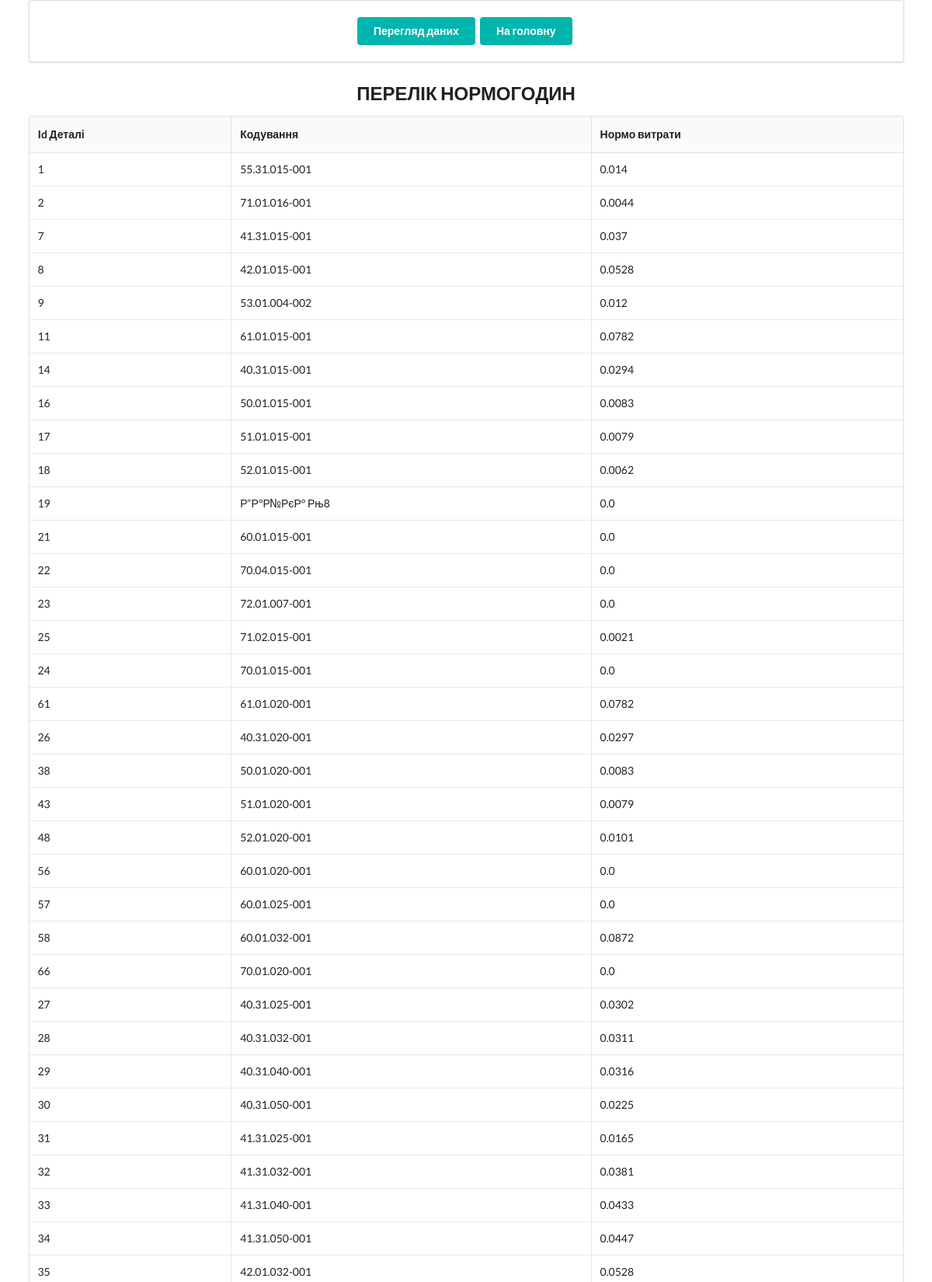
Page /norm_year_all (upper part) on the committed database.
### tables/tables.py (models this page shows)
class Norm_year(Base):
    __tablename__ = 'norm_years'
    id = Column(Integer, primary_key=True, index=True)                      #
    detail_id = Column(Integer, ForeignKey("details.id"))                   #
    norm_year_coding = Column(VARCHAR(13))                                  # Кодування
    norm_years = Column(Float)                                              # Нормо-годин
    notes = Column(String)                                                  #
    date_created = Column(DateTime, default=datetime.today)
    date_updated = Column(DateTime, default=datetime.today, onupdate=datetime.today)
    Detail = relationship("Detail")

### routers/revision/revision_router.py (the view)
@app.get('/norm_year_all')
def norm_yearall(request: Request, db_session: Session = Depends(get_db)):
    materials = db_session.query(Material).all()
    details = db_session.query(Detail).all()
    norm_years = db_session.query(Norm_year).all()
    return templates.TemplateResponse('/revision/index_norm_year_all.html',
                                      {'request': request,
                                       'detail_list': details,
                                       'material_list': materials,
                                       'norm_year_list': norm_years,}
                                      )

### templates/revision/index_norm_year_all.html
{% extends 'layout.html' %}
{% block content %}
<div class="ui container">
    <div class="ui padded segment">
        <div class="ui center aligned container">
            <a href="revision" class="ui teal button">Перегляд даних</a>
            <a href="/"><button class="ui teal  button">На головну</button></a>
        </div>
    </div>
    <h2 class="ui center aligned header">ПЕРЕЛІК НОРМОГОДИН</h2>
    <table class="ui celled table">
        <thead>
            <tr>
                <th>Id Деталі</th>
                <th>Кодування</th>
                <th>Нормо витрати</th>
            </tr>
        </thead>
        <tbody>
            {% for norm_year in norm_year_list %}
                <tr>
                    <td> {{ norm_year.detail_id }} </td>
                    <td> {{ norm_year.norm_year_coding }} </td>
                    <td> {{ norm_year.norm_years }} </td>
                </tr>
            {% endfor %}
        </tbody>
    </table>
</div>
{% endblock content %}

### rows in the picture
Norm_year: detail_id "1", norm_year_coding "55.31.015-001", norm_years "0.014"
Norm_year: detail_id "2", norm_year_coding "71.01.016-001", norm_years "0.0044"
Norm_year: detail_id "7", norm_year_coding "41.31.015-001", norm_years "0.037"
Norm_year: detail_id "8", norm_year_coding "42.01.015-001", norm_years "0.0528"
Norm_year: detail_id "9", norm_year_coding "53.01.004-002", norm_years "0.012"
Norm_year: detail_id "11", norm_year_coding "61.01.015-001", norm_years "0.0782"
Norm_year: detail_id "14", norm_year_coding "40.31.015-001", norm_years "0.0294"
Norm_year: detail_id "16", norm_year_coding "50.01.015-001", norm_years "0.0083"
Norm_year: detail_id "17", norm_year_coding "51.01.015-001", norm_years "0.0079"
Norm_year: detail_id "18", norm_year_coding "52.01.015-001", norm_years "0.0062"
Norm_year: detail_id "19", norm_year_coding "Р“Р°Р№РєР° Рњ8", norm_years "0.0"
Norm_year: detail_id "21", norm_year_coding "60.01.015-001", norm_years "0.0"
Norm_year: detail_id "22", norm_year_coding "70.04.015-001", norm_years "0.0"
Norm_year: detail_id "23", norm_year_coding "72.01.007-001", norm_years "0.0"
Norm_year: detail_id "25", norm_year_coding "71.02.015-001", norm_years "0.0021"
Norm_year: detail_id "24", norm_year_coding "70.01.015-001", norm_years "0.0"
Norm_year: detail_id "61", norm_year_coding "61.01.020-001", norm_years "0.0782"
Norm_year: detail_id "26", norm_year_coding "40.31.020-001", norm_years "0.0297"
Norm_year: detail_id "38", norm_year_coding "50.01.020-001", norm_years "0.0083"
Norm_year: detail_id "43", norm_year_coding "51.01.020-001", norm_years "0.0079"
Norm_year: detail_id "48", norm_year_coding "52.01.020-001", norm_years "0.0101"
Norm_year: detail_id "56", norm_year_coding "60.01.020-001", norm_years "0.0"
Norm_year: detail_id "57", norm_year_coding "60.01.025-001", norm_years "0.0"
Norm_year: detail_id "58", norm_year_coding "60.01.032-001", norm_years "0.0872"
Norm_year: detail_id "66", norm_year_coding "70.01.020-001", norm_years "0.0"
Norm_year: detail_id "27", norm_year_coding "40.31.025-001", norm_years "0.0302"
Norm_year: detail_id "28", norm_year_coding "40.31.032-001", norm_years "0.0311"
Norm_year: detail_id "29", norm_year_coding "40.31.040-001", norm_years "0.0316"
Norm_year: detail_id "30", norm_year_coding "40.31.050-001", norm_years "0.0225"
Norm_year: detail_id "31", norm_year_coding "41.31.025-001", norm_years "0.0165"
Norm_year: detail_id "32", norm_year_coding "41.31.032-001", norm_years "0.0381"
Norm_year: detail_id "33", norm_year_coding "41.31.040-001", norm_years "0.0433"
Norm_year: detail_id "34", norm_year_coding "41.31.050-001", norm_years "0.0447"
Norm_year: detail_id "35", norm_year_coding "42.01.032-001", norm_years "0.0528"
